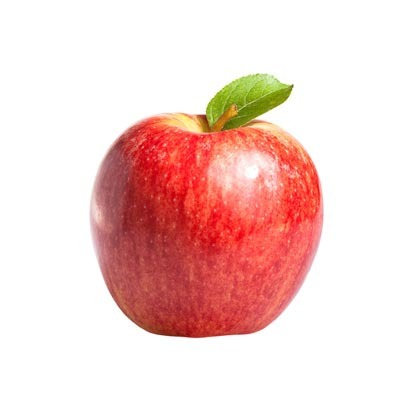
#> input picture app1.jpeg, 400 x 400 px
$ python entrega1_d.py
#> lines starting #> are read from the running program, lines starting #| are printed output that depends on the picture; long printed decimals are rounded
import cv2  # Se importa la libreria de OpenCV
from matplotlib import pyplot as plt  # Se importa la libreria de Matplot para plotear los histogramas

# Cargar imagen en gris
grayImg1 = cv2.imread('app1.jpeg', 0)
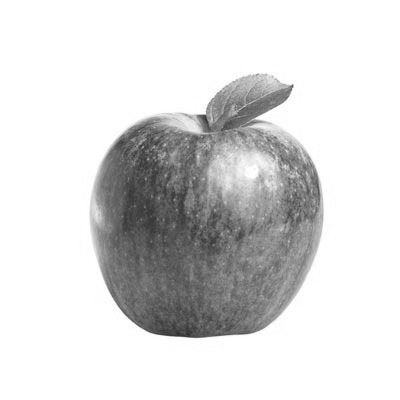
#> grayImg1: shape (400, 400); min 45, max 255, mean 218.1
grayImg2 = cv2.imread('app2.jpeg', 0)
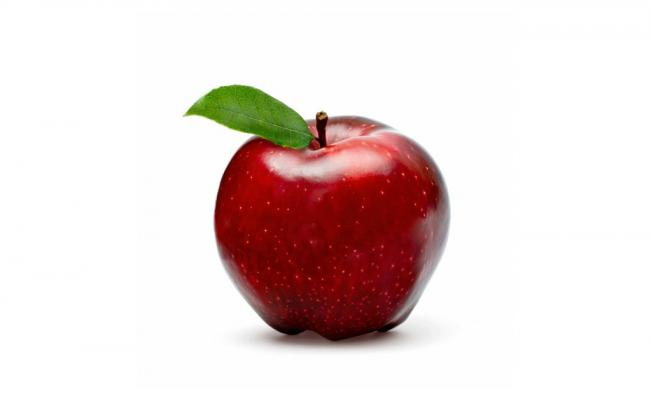
#> input picture app2.jpeg, 651 x 400 px
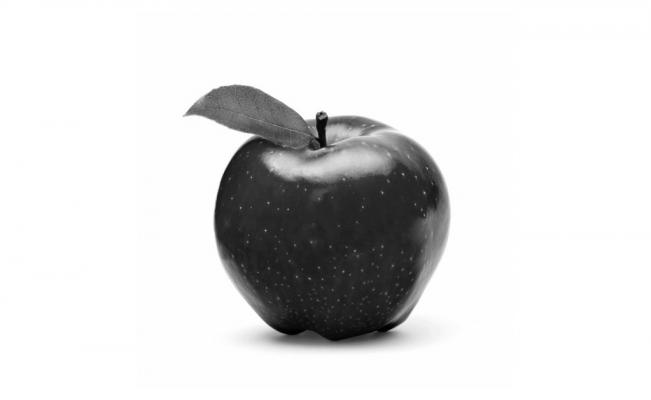
#> grayImg2: shape (400, 651); min 0, max 255, mean 221

# Calcular histograma
hist_img1 = cv2.calcHist([grayImg1], [0], None, [256], [0, 256])
#> hist_img1 = 256 values, max 108420 at index 255, min 0 at index 0, mean 625
plt.subplot(221), plt.imshow(grayImg1, 'gray')
plt.title('Manzana_1')
plt.subplot(222), plt.hist(grayImg1.ravel(), 256, [0, 256])
plt.title('Histograma para imagen gris')

hist_img2 = cv2.calcHist([grayImg2], [0], None, [256], [0, 256])
#> hist_img2 = 256 values, max 108297 at index 255, min 10 at index 1, mean 1017.2
plt.subplot(223), plt.imshow(grayImg2, 'gray')
plt.title('Manzana_2')
plt.subplot(224), plt.hist(grayImg2.ravel(), 256, [0, 256])
plt.title('Histograma para imagen gris')

#funcion para comparacion de histogramas(comparehist(h1,h2,method))
correlacion=cv2.compareHist(hist_img1,hist_img2,cv2.HISTCMP_CORREL)
#> correlacion = 0.768
print(correlacion)
#| 0.7683

metric_val = cv2.compareHist(hist_img1, hist_img2, cv2.HISTCMP_BHATTACHARYYA)
#> metric_val = 0.466
print(metric_val)
#| 0.4658

plt.show()
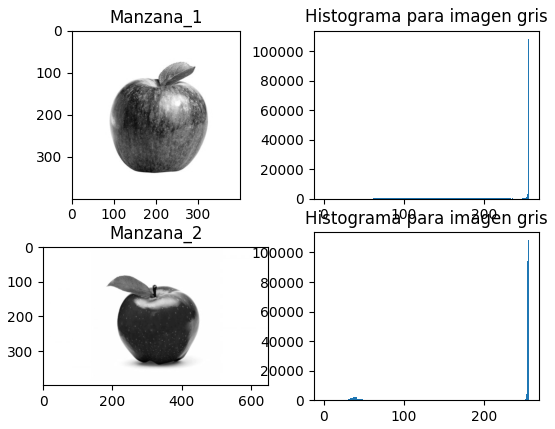
#> figure drawn by matplotlib, 4 panels; panel 2: tallest bar 108420 high, from x = 255 to 256; panel 4: tallest bar 108297 high, from x = 255 to 256
